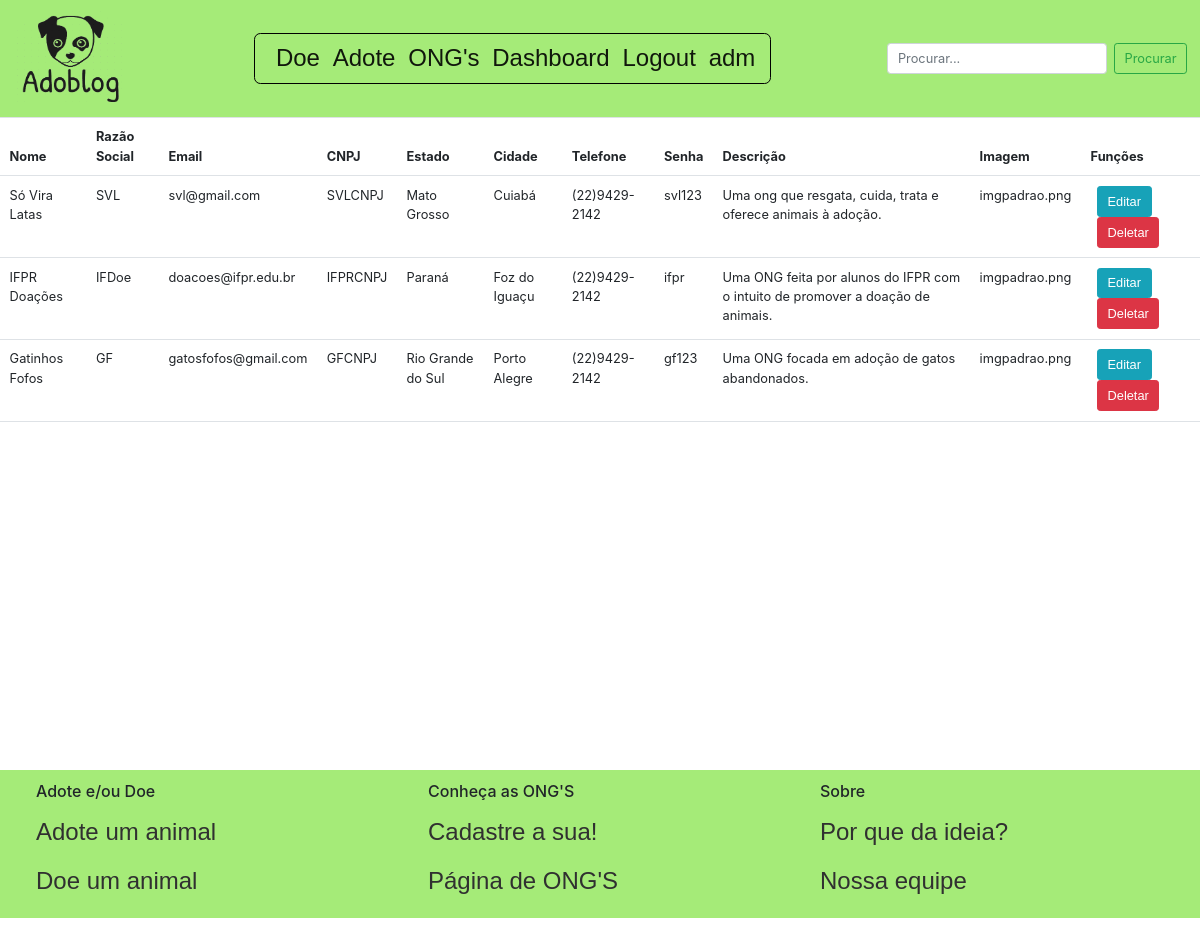
The page /screens/adm/admongcontrol.php (signed in) on the database its author committed.
### tables this page shows
CREATE TABLE IF NOT EXISTS `tb_ong` (
    `ong_id` INT(11) UNSIGNED NOT NULL AUTO_INCREMENT,
    `ong_nome` VARCHAR(40) NOT NULL,
    `ong_razaosocial` VARCHAR(60) NOT NULL,
    `ong_email` VARCHAR(60) NOT NULL,
    `ong_cnpj` VARCHAR(20) NOT NULL,
    `ong_descricao` VARCHAR(255),
    `ong_estado` VARCHAR(20) NOT NULL,
    `ong_cidade` VARCHAR(40) NOT NULL,
    `ong_telefone` VARCHAR(40) NOT NULL,
    `ong_senha` VARCHAR(20) NOT NULL,
    `ong_imagem` VARCHAR(255) NOT NULL,
    PRIMARY KEY (`ong_id`)
);

### screens/adm/admongcontrol.php (the view, shortened to what this page needs)
<!DOCTYPE html>
<html>
<head>
    <link rel="stylesheet" type="text/css" href="../../styles/admctrl.css">
    <link href="https://cdn.jsdelivr.net/npm/bootstrap@5.1.3/dist/css/bootstrap.min.css" rel="stylesheet">
    <link href="//maxcdn.bootstrapcdn.com/bootstrap/4.0.0/css/bootstrap.min.css" rel="stylesheet" id="bootstrap-css">
</head>
<body onload="zoom()">
<nav class="navbar sticky-top navbar-expand-lg navbar-light" style="background-color: #A5EB78; overflow: hidden">
        <a class="navbar-brand" href="../index.php">
            <img src="../../images/logo.png"  class="thumbnail"  alt="Logo">
        </a>
        <div class="collapse navbar-collapse justify-content-end" id="navbarSupportedContent">
            <ul class="navbar-nav mx-auto" style="border: 1px solid black;
                                                  border-radius: 8px;
                                                  padding-top: 0px;
                                                  padding-bottom: 0px;
                                                  margin-right: 10px;
                                                  margin-left: 10px;">
                <?php
                    if(!$_SESSION){
                        echo "
                            <li class='nav-item' style='padding-left:18px;'>
                                <a class='nav-link active' href='../pub/doarform.php'> Doe </a>
                            </li>
                        ";
                    }else{
                        echo "
                            <li class='nav-item' style='padding-left:18px;'>
                                <a class='nav-link active' href='../pub/createpost.php'> Doe </a>
                            </li>
                        ";
                    }
                ?>
                <li class="nav-item">
                    <a class="nav-link active" href="../pub/pubpage.php"> Adote </a>
                </li>
                <li class="nav-item">
                    <a class="nav-link active" href="../ong/ongpage.php"> ONG's </a>
                </li>
                <?php
                    if(!$_SESSION){
                        echo "
                            <li class='nav-item'>
                                <a class='nav-link active' href='../logs/login.php'> Entrar </a>
                            </li>
                            <li class='nav-item'>
                                <a class='nav-link active' href='../logs/registerong.php' style='padding-right:18px;'> Cadastrar </a>
                            </li>
                        ";
                    }else{
                        if($_SESSION['tipo'] == "ADMIN"){
                            echo "
                                <li class='nav-item'>
                                    <a class='nav-link active' href='admcontrol.php'> Dashboard </a>
                                </li>
                            ";
                        }
                        echo "
                            <li class='nav-item'>
                                <a class='nav-link active' href='../../script/logout.php'> Logout </a>
                            </li>
                        ";
                        echo "
                            <li class='nav-item'>
                                <a class='nav-link active' href='../ong/ongprofile.php' style='padding-right:18px;'>";
                                    $nome = $_SESSION['login'];
                                    print_r($nome);
                        echo "  </a>
                            </li>";
                    }
                ?>
            </ul>
            <form class="form-inline my-2 my-lg-0">
                <input class="form-control mr-sm-2" type="search" placeholder="Procurar..." aria-label="Search">
                <button class="btn btn-outline-success my-2 my-sm-0" type="submit">Procurar</button>
            </form>
        </div>
    </nav>
    <?php
        require_once '../../script/ongctrl.php';
        $result = $mysqli->query("SELECT * FROM tb_ong") or die($mysqli->error);
    ?>
    <div style="min-height: 102vh;">
        <table class="table">
            <thead>
                <tr>
                    <th> Nome </th>
                    <th> Razão Social </th>
                    <th> Email </th>
                    <th> CNPJ </th>
                    <th> Estado </th>
                    <th> Cidade </th>
                    <th> Telefone </th>
                    <th> Senha </th>
                    <th> Descrição </th>
                    <th> Imagem </th>
                    <th colspan="2"> Funções </th>
                </tr>
            </thead>
            <?php while($row = $result->fetch_assoc()):?>
            <tr>
                <td> <?php echo $row['ong_nome']; ?> </td>
                <td> <?php echo $row['ong_razaosocial']; ?> </td>
                <td> <?php echo $row['ong_email']; ?> </td>
                <td> <?php echo $row['ong_cnpj']; ?> </td>
                <td> <?php echo $row['ong_estado']; ?> </td>
                <td> <?php echo $row['ong_cidade']; ?> </td>
                <td> <?php echo $row['ong_telefone']; ?> </td>
                <td> <?php echo $row['ong_senha']; ?> </td>
                <td> <?php echo $row['ong_descricao']; ?> </td>
                <td> <?php echo $row['ong_imagem']; ?> </td>
                <td>
                    <a href="admongcontrol.php?edit=<?php echo $row['ong_id']; ?>"
                        class="btn btn-info mx-2"> Editar
                    </a>
                    <a href="admongcontrol.php?deleteong=<?php echo $row['ong_id']; ?>"
                        class="btn btn-danger mx-2"> Deletar
                    </a>
                </td>
            </tr>
        <?php endwhile; ?>
        </table>
    </div>
    <div>
        <footer class="container-fluid py-3" style="background: #A5EB78;">
            <div class="row">
                <div class="col-6 col-md ft1" style="margin-left: 30px;">
                    <h5>Adote e/ou Doe</h5>
                    <ul class="navbar-nav mr-auto">
                        <li class="nav-item"><a style="color: #303030;" class="nav-link active" href="../index.php">Adote um animal</a></li>
                        <li class="nav-item"><a style="color: #303030;" class="nav-link active" href="../pub/doarform.php">Doe um animal</a></li>
                    </ul>
                </div>
                <div class="col-6 col-md ft2">
                    <h5>Conheça as ONG'S</h5>
                    <ul class="navbar-nav mr-auto">
                        <li class="nav-item"><a style="color: #303030;" class="nav-link active" href="../logs/registerong.php">Cadastre a sua!</a></li>
                        <li class="nav-item"><a style="color: #303030;" class="nav-link active" href="../ong/ongpage.php">Página de ONG'S</a></li>
                    </ul>
                </div>
                <div class="col-6 col-md ft3">
                    <h5>Sobre</h5>
                    <ul class="navbar-nav mr-auto">
                        <li class="nav-item"><a style="color: #303030;" class="nav-link active" href="#">Por que da ideia?</a></li>
                        <li class="nav-item"><a style="color: #303030;" class="nav-link active" href="#">Nossa equipe</a></li>
                    </ul>
                </div>
            </div>
        </footer>
    </div>
</body>

### styles/admctrl.css (style rules this page uses)
a { text-decoration: none; color: black; font-size: 30px; float: left; font-weight: bolder; font-family:'Lucida Sans', 'Lucida Sans Regular', 'Lucida Grande', 'Lucida Sans Unicode', Geneva, Verdana, sans-serif; }
body { font-family: "Poppins", sans-serif; height: 100vh; }
a { color: #cccccc; display:inline-block; text-decoration: none; font-weight: 400; }
.thumbnail { width: 140px; height: 120px; transition: transform .2s; margin: 0 auto; }
.nav-link.active { transition: transform .2s; margin: 0 auto; }
.col-6.col-md.ft1 { -webkit-animation-delay: 1s; -moz-animation-delay: 1s; animation-delay: 1s; }
.col-6.col-md.ft2 { -webkit-animation-delay: 1.2s; -moz-animation-delay: 1.2s; animation-delay: 1.2s; }
.col-6.col-md.ft3 { -webkit-animation-delay: 1.4s; -moz-animation-delay: 1.4s; animation-delay: 1.4s; }

### styles/ongctrl.css (style rules this page uses)
a { text-decoration: none; color: black; font-size: 30px; float: left; font-weight: bolder; font-family:'Lucida Sans', 'Lucida Sans Regular', 'Lucida Grande', 'Lucida Sans Unicode', Geneva, Verdana, sans-serif; }
body { font-family: "Poppins", sans-serif; height: 100vh; }
a { color: #cccccc; display:inline-block; text-decoration: none; font-weight: 400; }
.nav-link.active { transition: transform .2s; margin: 0 auto; }

### rows shown on the page
tb_ong: ong_nome "Só Vira Latas", ong_razaosocial "SVL", ong_email "svl@gmail.com", ong_cnpj "SVLCNPJ", ong_estado "Mato Grosso", ong_cidade "Cuiabá", ong_telefone "(22)9429-2142", ong_senha "svl123", ong_descricao "Uma ong que resgata, cuida, trata e oferece animais à adoção.", ong_imagem "imgpadrao.png"
tb_ong: ong_nome "IFPR Doações", ong_razaosocial "IFDoe", ong_email "doacoes@ifpr.edu.br", ong_cnpj "IFPRCNPJ", ong_estado "Paraná", ong_cidade "Foz do Iguaçu", ong_telefone "(22)9429-2142", ong_senha "ifpr", ong_descricao "Uma ONG feita por alunos do IFPR com o intuito de promover a doação de animais.", ong_imagem "imgpadrao.png"
tb_ong: ong_nome "Gatinhos Fofos", ong_razaosocial "GF", ong_email "gatosfofos@gmail.com", ong_cnpj "GFCNPJ", ong_estado "Rio Grande do Sul", ong_cidade "Porto Alegre", ong_telefone "(22)9429-2142", ong_senha "gf123", ong_descricao "Uma ONG focada em adoção de gatos abandonados.", ong_imagem "imgpadrao.png"
